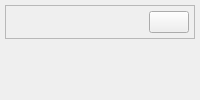
     <widget class="QWidget" name="menucentral" native="true">
      <property name="minimumSize">
       <size>
        <width>0</width>
        <height>0</height>
       </size>
      </property>
      <layout class="QVBoxLayout" name="verticalLayout_5">
       <property name="spacing">
        <number>0</number>
       </property>
       <property name="leftMargin">
        <number>0</number>
       </property>
       <property name="topMargin">
        <number>0</number>
       </property>
       <property name="rightMargin">
        <number>0</number>
       </property>
       <property name="bottomMargin">
        <number>0</number>
       </property>
       <item alignment="Qt::AlignLeft">
        <widget class="QWidget" name="submenucentral" native="true">
         <property name="sizePolicy">
          <sizepolicy hsizetype="Preferred" vsizetype="Preferred">
           <horstretch>0</horstretch>
           <verstretch>0</verstretch>
          </sizepolicy>
         </property>
         <property name="minimumSize">
          <size>
           <width>200</width>
           <height>0</height>
          </size>
         </property>
         <layout class="QVBoxLayout" name="verticalLayout_6">
          <property name="spacing">
           <number>5</number>
          </property>
          <property name="leftMargin">
           <number>5</number>
          </property>
          <property name="topMargin">
           <number>5</number>
          </property>
          <property name="rightMargin">
           <number>5</number>
          </property>
          <property name="bottomMargin">
           <number>5</number>
          </property>
          <item alignment="Qt::AlignTop">
           <widget class="QFrame" name="frame_4">
            <property name="frameShape">
             <enum>QFrame::StyledPanel</enum>
            </property>
            <property name="frameShadow">
             <enum>QFrame::Raised</enum>
            </property>
            <layout class="QHBoxLayout" name="horizontalLayout_3">
             <property name="spacing">
              <number>5</number>
             </property>
             <property name="leftMargin">
              <number>5</number>
             </property>
             <property name="topMargin">
              <number>5</number>
             </property>
             <property name="rightMargin">
              <number>5</number>
             </property>
             <property name="bottomMargin">
              <number>5</number>
             </property>
             <item>
              <widget class="QLabel" name="menuinferior">
               <property name="text">
                <string/>
               </property>
               <property name="alignment">
                <set>Qt::AlignCenter</set>
               </property>
              </widget>
             </item>
             <item alignment="Qt::AlignRight">
              <widget class="QPushButton" name="cerrarBtn1">
               <property name="toolTip">
                <string>Close Window</string>
               </property>
               <property name="text">
                <string/>
               </property>
               <property name="icon">
                <iconset>
                 <normaloff>feather/x-circle.svg</normaloff>feather/x-circle.svg</iconset>
               </property>
               <property name="iconSize">
                <size>
                 <width>24</width>
                 <height>24</height>
                </size>
               </property>
              </widget>
             </item>
            </layout>
           </widget>
          </item>
          <item>
           <widget class="QStackedWidget" name="mainmenu">
            <property name="styleSheet">
             <string notr="true"/>
            </property>
            <property name="currentIndex">
             <number>1</number>
            </property>
            <widget class="QWidget" name="ajustes">
             <layout class="QVBoxLayout" name="verticalLayout_7"/>
            </widget>
            <widget class="QWidget" name="informacion">
             <layout class="QVBoxLayout" name="verticalLayout_8"/>
            </widget>
            <widget class="QWidget" name="cerrar_sesion">
             <layout class="QVBoxLayout" name="verticalLayout_9"/>
            </widget>
           </widget>
          </item>
         </layout>
        </widget>
       </item>
      </layout>
     </widget>
